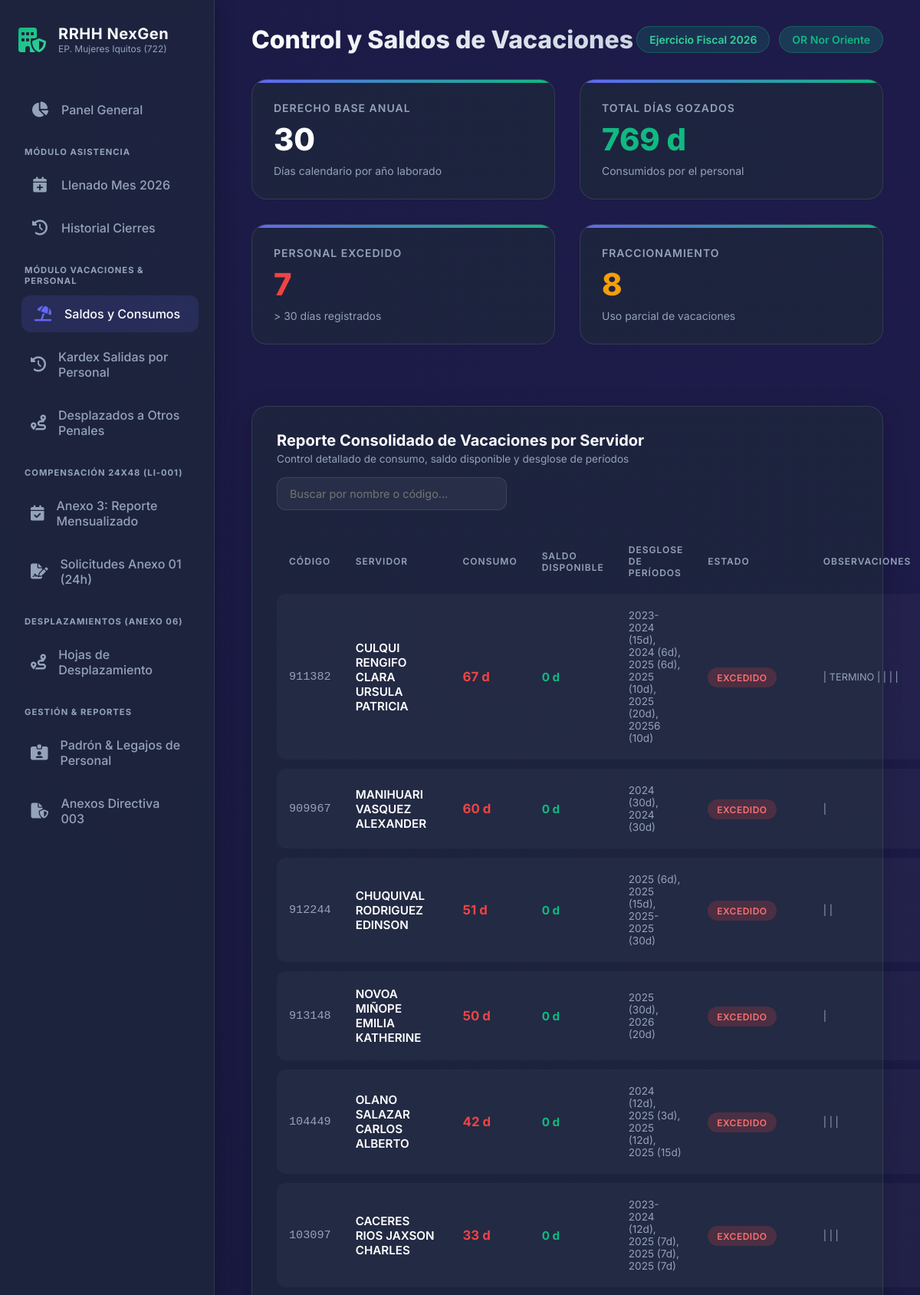
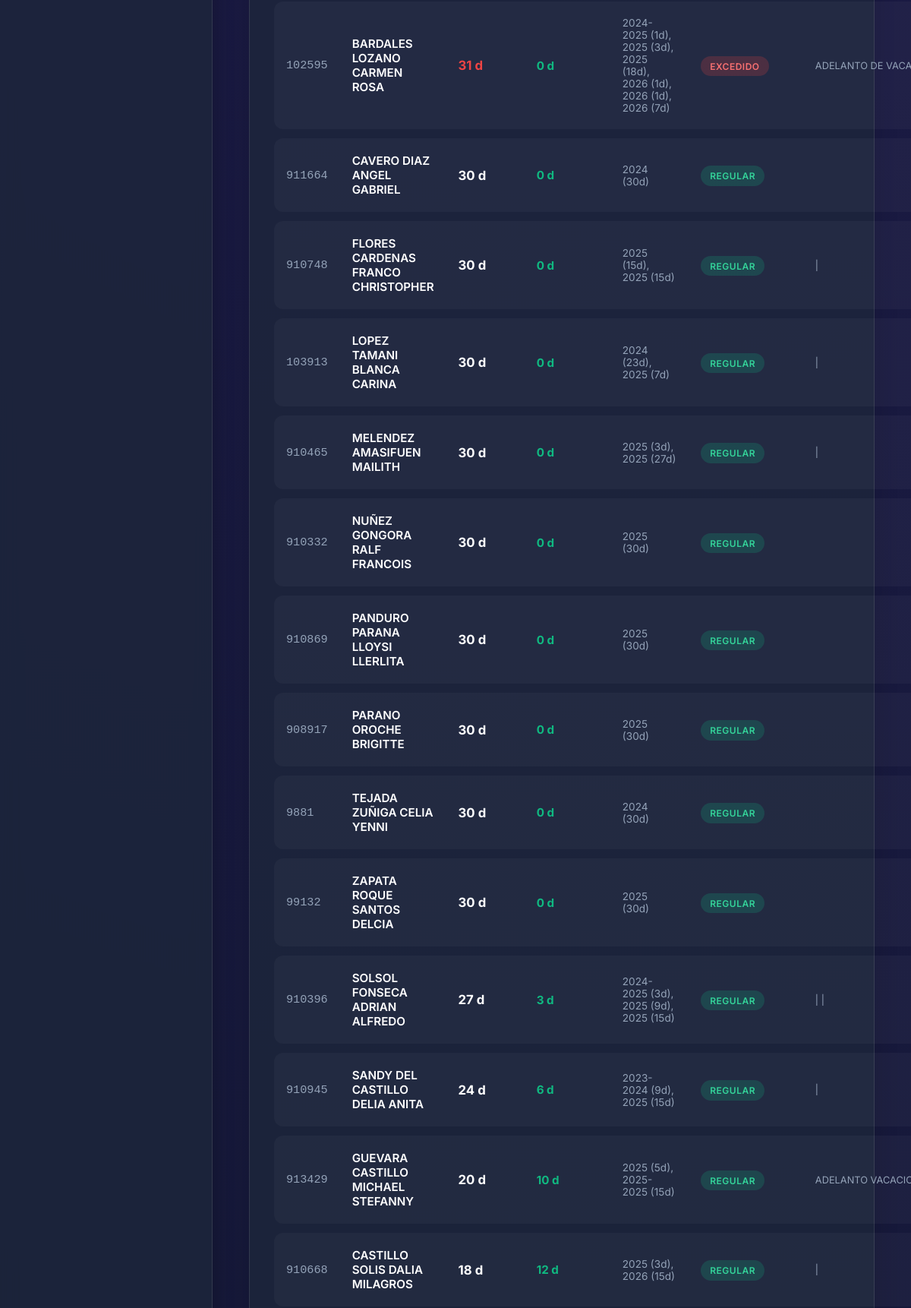
/vacaciones/saldos (upper part), run on the app's committed database (2 pictures, top to bottom).
### tables this page shows
CREATE TABLE empleados (
    id_empleado INTEGER PRIMARY KEY AUTOINCREMENT,
    codigo_servidor VARCHAR(20) UNIQUE NOT NULL, -- Ej: '099132', '103097'
    dni VARCHAR(15) UNIQUE,                      -- DNI (8 dígitos)
    apellidos_nombres VARCHAR(200) NOT NULL,
    created_at TIMESTAMP DEFAULT CURRENT_TIMESTAMP
, grupo_guardia_default INTEGER DEFAULT 1, sexo TEXT, fecha_nacimiento DATE, correo TEXT, id_regimen INTEGER, regimen_nombre TEXT, nivel TEXT, cargo_estructural TEXT, estado_laboral TEXT, modalidad_laboral TEXT, direccion_oficina TEXT, jefatura_area TEXT, cargo_funcion TEXT, area_clasificacion TEXT, horario_laboral TEXT, fecha_ingreso_eepp DATE, resolucion_documento TEXT, observaciones TEXT, fecha_ingreso_inpe DATE);

### app/modules/vacaciones/router.py (the view)
@router.get("/saldos", response_class=HTMLResponse)
async def ver_saldos(request: Request):
    resultado = VacacionesService.obtener_resumen_saldos()
    return templates.TemplateResponse(
        request=request,
        name="vacaciones/saldos.html",
        context={
            "stats": resultado["stats"],
            "empleados_stats": resultado["empleados"]
        }
    )

### app/templates/vacaciones/saldos.html (shortened to what this page needs)
{% extends "base.html" %}
{% block header_title %}Control y Saldos de Vacaciones{% endblock %}
{% block content %}
<div style="display: flex; flex-direction: column; gap: 2rem;">
    <div class="stats-grid">
        <div class="stat-card">
            <div class="stat-title">Derecho Base Anual</div>
            <div class="stat-value">30</div>
            <div class="stat-desc">Días calendario por año laborado</div>
        </div>
        <div class="stat-card">
            <div class="stat-title">Total Días Gozados</div>
            <div class="stat-value" style="color: var(--secondary);">{{ stats.total_dias_gozados }} d</div>
            <div class="stat-desc">Consumidos por el personal</div>
        </div>
        <div class="stat-card">
            <div class="stat-title">Personal Excedido</div>
            <div class="stat-value {% if stats.total_excedidos > 0 %}text-danger{% else %}text-secondary{% endif %}">
                {{ stats.total_excedidos }}
            </div>
            <div class="stat-desc">> 30 días registrados</div>
        </div>
        <div class="stat-card">
            <div class="stat-title">Fraccionamiento</div>
            <div class="stat-value" style="color: var(--warning);">{{ stats.total_fraccionados }}</div>
            <div class="stat-desc">Uso parcial de vacaciones</div>
        </div>
    </div>
    <div class="table-container">
        <div class="table-header" style="flex-wrap: wrap; gap: 1rem;">
            <div>
                <h3 style="font-size: 1.25rem; font-weight: 700;">Reporte Consolidado de Vacaciones por Servidor</h3>
                <p style="color: var(--text-muted); font-size: 0.85rem; margin-top: 0.25rem;">Control detallado de consumo, saldo disponible y desglose de períodos</p>
            </div>
            <div style="width: 300px;">
                <input type="text" id="buscadorVacaciones" placeholder="Buscar por nombre o código..." class="search-input">
            </div>
        </div>
        <table class="data-table" id="tablaVacaciones">
            <thead>
                <tr>
                    <th>Código</th>
                    <th>Servidor</th>
                    <th>Consumo</th>
                    <th>Saldo Disponible</th>
                    <th>Desglose de Períodos</th>
                    <th>Estado</th>
                    <th>Observaciones</th>
                </tr>
            </thead>
            <tbody>
                {% for row in empleados_stats %}
                <tr class="fila-vacacion">
                    <td style="font-family: monospace; color: var(--text-muted);">{{ row.codigo_servidor }}</td>
                    <td style="font-weight: 600; color: #fff;" class="nombre-servidor">{{ row.apellidos_nombres }}</td>
                    <td>
                        <span class="{% if row.excedido %}text-danger{% else %}text-white{% endif %}" style="font-size: 1.05rem; font-weight: 700;">
                            {{ row.dias_consumidos }} d
                        </span>
                    </td>
                    <td>
                        <span style="font-weight: 700; color: var(--secondary);">{{ row.dias_saldo }} d</span>
                    </td>
                    <td style="color: var(--text-muted); font-size: 0.85rem;">{{ row.desglose }}</td>
                    <td>
                        {% if row.estado == 'EXCEDIDO' %}
                            <span class="badge badge-danger">{{ row.estado }}</span>
                        {% elif row.estado == 'REGULAR' %}
                            <span class="badge badge-success">{{ row.estado }}</span>
                        {% elif row.estado == 'FRACCIONADO' %}
                            <span class="badge badge-warning">{{ row.estado }}</span>
                        {% else %}
                            <span class="badge badge-neutral">{{ row.estado }}</span>
                        {% endif %}
                    </td>
                    <td style="font-size: 0.8rem; color: var(--text-muted); max-width: 250px; white-space: nowrap; overflow: hidden; text-overflow: ellipsis;" title="{{ row.observaciones }}">
                        {{ row.observaciones }}
                    </td>
                </tr>
                {% endfor %}
            </tbody>
        </table>
    </div>
</div>
{% endblock %}

### app/static/premium.css (style rules this page uses)
:root { --primary: #6366f1; --primary-hover: #4f46e5; --secondary: #10b981; --bg-dark: #0f172a; --bg-panel: rgba(30, 41, 59, 0.7); --text-main: #f8fafc; --text-muted: #94a3b8; --border-color: rgba(255, 255, 255, 0.1); --danger: #ef4444; --warning: #f59e0b; }
* { margin: 0; padding: 0; box-sizing: border-box; font-family: 'Inter', system-ui, sans-serif; }
body { background: radial-gradient(circle at top right, #1e1b4b, #0f172a); color: var(--text-main); min-height: 100vh; display: flex; overflow-x: hidden; }
.stats-grid { display: grid; grid-template-columns: repeat(auto-fit, minmax(300px, 1fr)); gap: 2rem; margin-bottom: 3rem; }
.stat-card { background: var(--bg-panel); backdrop-filter: blur(10px); border: 1px solid var(--border-color); border-radius: 20px; padding: 1.75rem; position: relative; overflow: hidden; transition: transform 0.3s ease, box-shadow 0.3s ease; }
.stat-card::before { content: ''; position: absolute; top: 0; left: 0; width: 100%; height: 4px; background: linear-gradient(90deg, var(--primary), var(--secondary)); }
.stat-title { font-size: 0.875rem; text-transform: uppercase; letter-spacing: 1px; color: var(--text-muted); font-weight: 600; margin-bottom: 0.5rem; }
.stat-value { font-size: 2.5rem; font-weight: 800; color: #fff; }
.stat-desc { font-size: 0.875rem; color: var(--text-muted); margin-top: 0.5rem; }
.table-container { background: var(--bg-panel); backdrop-filter: blur(10px); border: 1px solid var(--border-color); border-radius: 20px; padding: 2rem; box-shadow: 0 8px 32px rgba(0,0,0,0.15); }
.table-header { display: flex; justify-content: space-between; align-items: center; margin-bottom: 2rem; }
.data-table { width: 100%; border-collapse: separate; border-spacing: 0 0.75rem; }
.data-table th { text-align: left; padding: 0 1rem 0.5rem; color: var(--text-muted); font-size: 0.75rem; text-transform: uppercase; letter-spacing: 1px; font-weight: 600; }
.data-table td { padding: 1.25rem 1rem; background: rgba(255,255,255,0.03); color: #e2e8f0; font-size: 0.95rem; transition: background 0.2s; }
.data-table tr td:first-child { border-top-left-radius: 12px; border-bottom-left-radius: 12px; }
.data-table tr td:last-child { border-top-right-radius: 12px; border-bottom-right-radius: 12px; }
.badge { padding: 0.35rem 0.75rem; border-radius: 999px; font-size: 0.75rem; font-weight: 600; text-transform: uppercase; letter-spacing: 0.5px; }
.badge-success { background: rgba(16, 185, 129, 0.2); color: #34d399; }
.badge-danger { background: rgba(239, 68, 68, 0.2); color: #f87171; }
.text-danger { color: var(--danger) !important; }
.text-white { color: #ffffff !important; }

### app/templates/base.html (style rules this page uses)
.search-input { width: 100%; background: rgba(255, 255, 255, 0.05); border: 1px solid var(--border-color); border-radius: 12px; padding: 0.75rem 1rem; color: #fff; font-size: 0.9rem; outline: none; transition: border-color 0.2s; }

### data on the page
empleados: codigo_servidor "911382", apellidos_nombres "CULQUI RENGIFO CLARA URSULA PATRICIA", dias_consumidos "67", dias_saldo "0", desglose "2023-2024 (15d), 2024 (6d), 2025 (6d), 2025 (10d), 2025 (20d), 20256 (10d)", estado "EXCEDIDO", observaciones "| TERMINO | | | |"
empleados: codigo_servidor "909967", apellidos_nombres "MANIHUARI VASQUEZ ALEXANDER", dias_consumidos "60", dias_saldo "0", desglose "2024 (30d), 2024 (30d)", estado "EXCEDIDO", observaciones "|"
empleados: codigo_servidor "912244", apellidos_nombres "CHUQUIVAL RODRIGUEZ EDINSON", dias_consumidos "51", dias_saldo "0", desglose "2025 (6d), 2025 (15d), 2025-2025 (30d)", estado "EXCEDIDO", observaciones "| |"
empleados: codigo_servidor "913148", apellidos_nombres "NOVOA MIÑOPE EMILIA KATHERINE", dias_consumidos "50", dias_saldo "0", desglose "2025 (30d), 2026 (20d)", estado "EXCEDIDO", observaciones "|"
empleados: codigo_servidor "104449", apellidos_nombres "OLANO SALAZAR CARLOS ALBERTO", dias_consumidos "42", dias_saldo "0", desglose "2024 (12d), 2025 (3d), 2025 (12d), 2025 (15d)", estado "EXCEDIDO", observaciones "| | |"
empleados: codigo_servidor "103097", apellidos_nombres "CACERES RIOS JAXSON CHARLES", dias_consumidos "33", dias_saldo "0", desglose "2023-2024 (12d), 2025 (7d), 2025 (7d), 2025 (7d)", estado "EXCEDIDO", observaciones "| | |"
empleados: codigo_servidor "102595", apellidos_nombres "BARDALES LOZANO CARMEN ROSA", dias_consumidos "31", dias_saldo "0", desglose "2024-2025 (1d), 2025 (3d), 2025 (18d), 2026 (1d), 2026 (1d), 2026 (7d)", estado "EXCEDIDO", observaciones "ADELANTO DE VACACIONES, SO…"
empleados: codigo_servidor "911664", apellidos_nombres "CAVERO DIAZ ANGEL GABRIEL", dias_consumidos "30", dias_saldo "0", desglose "2024 (30d)", estado "REGULAR"
empleados: codigo_servidor "910748", apellidos_nombres "FLORES CARDENAS FRANCO CHRISTOPHER", dias_consumidos "30", dias_saldo "0", desglose "2025 (15d), 2025 (15d)", estado "REGULAR", observaciones "|"
empleados: codigo_servidor "103913", apellidos_nombres "LOPEZ TAMANI BLANCA CARINA", dias_consumidos "30", dias_saldo "0", desglose "2024 (23d), 2025 (7d)", estado "REGULAR", observaciones "|"
empleados: codigo_servidor "910465", apellidos_nombres "MELENDEZ AMASIFUEN MAILITH", dias_consumidos "30", dias_saldo "0", desglose "2025 (3d), 2025 (27d)", estado "REGULAR", observaciones "|"
empleados: codigo_servidor "910332", apellidos_nombres "NUÑEZ GONGORA RALF FRANCOIS", dias_consumidos "30", dias_saldo "0", desglose "2025 (30d)", estado "REGULAR"
empleados: codigo_servidor "910869", apellidos_nombres "PANDURO PARANA LLOYSI LLERLITA", dias_consumidos "30", dias_saldo "0", desglose "2025 (30d)", estado "REGULAR"
empleados: codigo_servidor "908917", apellidos_nombres "PARANO OROCHE BRIGITTE", dias_consumidos "30", dias_saldo "0", desglose "2025 (30d)", estado "REGULAR"
empleados: codigo_servidor "9881", apellidos_nombres "TEJADA ZUÑIGA CELIA YENNI", dias_consumidos "30", dias_saldo "0", desglose "2024 (30d)", estado "REGULAR"
empleados: codigo_servidor "99132", apellidos_nombres "ZAPATA ROQUE SANTOS DELCIA", dias_consumidos "30", dias_saldo "0", desglose "2025 (30d)", estado "REGULAR"
empleados: codigo_servidor "910396", apellidos_nombres "SOLSOL FONSECA ADRIAN ALFREDO", dias_consumidos "27", dias_saldo "3", desglose "2024-2025 (3d), 2025 (9d), 2025 (15d)", estado "REGULAR", observaciones "| |"
empleados: codigo_servidor "910945", apellidos_nombres "SANDY DEL CASTILLO DELIA ANITA", dias_consumidos "24", dias_saldo "6", desglose "2023-2024 (9d), 2025 (15d)", estado "REGULAR", observaciones "|"
empleados: codigo_servidor "913429", apellidos_nombres "GUEVARA CASTILLO MICHAEL STEFANNY", dias_consumidos "20", dias_saldo "10", desglose "2025 (5d), 2025-2025 (15d)", estado "REGULAR", observaciones "ADELANTO VACACIONES Y TERM…"
empleados: codigo_servidor "910668", apellidos_nombres "CASTILLO SOLIS DALIA MILAGROS", dias_consumidos "18", dias_saldo "12", desglose "2025 (3d), 2026 (15d)", estado "REGULAR", observaciones "|"

### other printed values
{{ stats.total_dias_gozados }} "769"
{{ stats.total_excedidos }} "7"
{{ stats.total_fraccionados }} "8"
